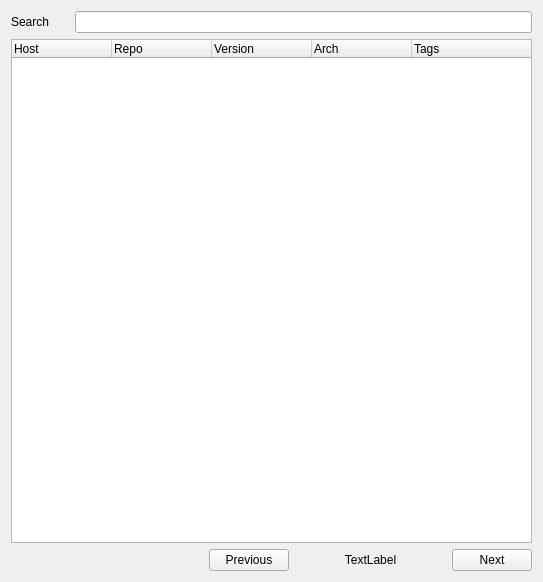
<?xml version="1.0" encoding="UTF-8"?>
<ui version="4.0">
 <class>FormApt</class>
 <widget class="QWidget" name="FormApt">
  <property name="geometry">
   <rect>
    <x>0</x>
    <y>0</y>
    <width>543</width>
    <height>582</height>
   </rect>
  </property>
  <property name="windowTitle">
   <string>Apt</string>
  </property>
  <layout class="QGridLayout" name="gridLayout">
   <item row="0" column="0">
    <widget class="QLabel" name="label">
     <property name="minimumSize">
      <size>
       <width>58</width>
       <height>18</height>
      </size>
     </property>
     <property name="maximumSize">
      <size>
       <width>58</width>
       <height>18</height>
      </size>
     </property>
     <property name="text">
      <string>Search</string>
     </property>
    </widget>
   </item>
   <item row="0" column="1" colspan="4">
    <widget class="QLineEdit" name="lineEditSearch"/>
   </item>
   <item row="1" column="0" colspan="5">
    <widget class="QTreeWidget" name="treeWidget">
     <property name="selectionBehavior">
      <enum>QAbstractItemView::SelectRows</enum>
     </property>
     <column>
      <property name="text">
       <string>Host</string>
      </property>
     </column>
     <column>
      <property name="text">
       <string>Repo</string>
      </property>
     </column>
     <column>
      <property name="text">
       <string>Version</string>
      </property>
     </column>
     <column>
      <property name="text">
       <string>Arch</string>
      </property>
     </column>
     <column>
      <property name="text">
       <string>Tags</string>
      </property>
     </column>
    </widget>
   </item>
   <item row="2" column="0" colspan="2">
    <spacer name="horizontalSpacer">
     <property name="orientation">
      <enum>Qt::Horizontal</enum>
     </property>
     <property name="sizeHint" stdset="0">
      <size>
       <width>193</width>
       <height>20</height>
      </size>
     </property>
    </spacer>
   </item>
   <item row="2" column="2">
    <widget class="QPushButton" name="pushButtonPrevious">
     <property name="minimumSize">
      <size>
       <width>80</width>
       <height>0</height>
      </size>
     </property>
     <property name="maximumSize">
      <size>
       <width>80</width>
       <height>16777215</height>
      </size>
     </property>
     <property name="text">
      <string>Previous</string>
     </property>
    </widget>
   </item>
   <item row="2" column="3">
    <widget class="QLabel" name="label_2">
     <property name="minimumSize">
      <size>
       <width>151</width>
       <height>0</height>
      </size>
     </property>
     <property name="maximumSize">
      <size>
       <width>151</width>
       <height>16777215</height>
      </size>
     </property>
     <property name="text">
      <string>TextLabel</string>
     </property>
     <property name="alignment">
      <set>Qt::AlignCenter</set>
     </property>
    </widget>
   </item>
   <item row="2" column="4">
    <widget class="QPushButton" name="pushButtonNext">
     <property name="minimumSize">
      <size>
       <width>80</width>
       <height>0</height>
      </size>
     </property>
     <property name="maximumSize">
      <size>
       <width>80</width>
       <height>16777215</height>
      </size>
     </property>
     <property name="text">
      <string>Next</string>
     </property>
    </widget>
   </item>
  </layout>
 </widget>
 <resources/>
 <connections/>
</ui>
